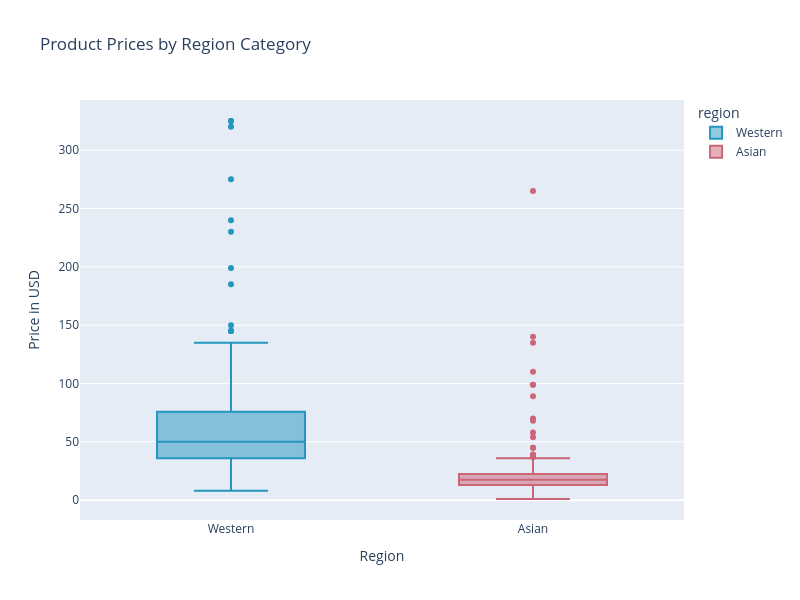

The cell this chart's notebook holds for it:
### Markdown cell above
The KDE plot of skincare product prices reveals that Asian skincare products are generally more affordable, with most prices concentrated in the lower range. In contrast, Western skincare products have a wider price distribution, including a significant number of higher-priced items. This suggests differences in pricing strategies, ingredient sourcing, and brand positioning between the two markets.

### Code cell
fig = px.box(
    skincare_combined,
    x="region",
    y="price_usd",
    color="region",
    color_discrete_map={
        "Western": "#2596be",
        "Asian": "#cc6577"
    },
    title="Product Prices by Region Category"
)

fig.update_layout(
    xaxis_title="Region",
    yaxis_title="Price in USD",
    width=800,
    height=600,
)

fig.show()

fig.write_html("price_boxplot_region.html", include_plotlyjs="cdn")

### Figure 1 — Plotly figure (JSON) as saved in the notebook; plotly's stock layout.template omitted (floating-point values rounded to 4 significant figures; data arrays with more than 128 entries replaced by an {"elided": "..."} marker saying what was removed)
{"data": [{"alignmentgroup": "True", "hovertemplate": "region=%{x}<br>price_usd=%{y}<extra></extra>", "legendgroup": "Western", "marker": {"color": "#2596be"}, "name": "Western", "notched": false, "offsetgroup": "Western", "orientation": "v", "showlegend": true, "type": "box", "x": {"elided": "187 str values"}, "x0": " ", "xaxis": "x", "y": {"elided": "187 float values"}, "y0": " ", "yaxis": "y"}, {"alignmentgroup": "True", "hovertemplate": "region=%{x}<br>price_usd=%{y}<extra></extra>", "legendgroup": "Asian", "marker": {"color": "#cc6577"}, "name": "Asian", "notched": false, "offsetgroup": "Asian", "orientation": "v", "showlegend": true, "type": "box", "x": {"elided": "137 str values"}, "x0": " ", "xaxis": "x", "y": {"elided": "137 float values"}, "y0": " ", "yaxis": "y"}], "layout": {"boxmode": "overlay", "height": 600, "legend": {"title": {"text": "region"}, "tracegroupgap": 0}, "title": {"text": "Product Prices by Region Category"}, "width": 800, "xaxis": {"anchor": "y", "categoryarray": ["Western", "Asian"], "categoryorder": "array", "domain": [0, 1], "title": {"text": "Region"}}, "yaxis": {"anchor": "x", "domain": [0, 1], "title": {"text": "Price in USD"}}}}
